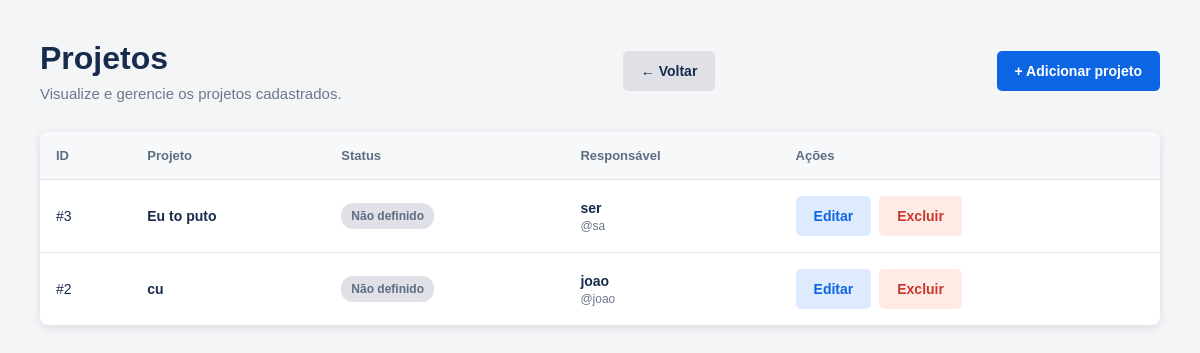
The page /Visualizar/projetos.php on the database its author committed.
### tables this page shows
CREATE TABLE `projetos` (
  `id_projeto` int(11) NOT NULL,
  `nome_projeto` varchar(100) DEFAULT NULL,
  `status_projeto` enum('Pendente','Em Andamento','Concluido') DEFAULT 'Pendente',
  `responsavel_id` int(11) DEFAULT NULL,
  `data_criacao` datetime DEFAULT current_timestamp(),
  `data_entrega` date DEFAULT NULL
);

CREATE TABLE `usuarios` (
  `id_usuario` int(11) NOT NULL,
  `nome_usuario` varchar(100) NOT NULL,
  `user_usuario` varchar(50) NOT NULL,
  `senha_usuario` varchar(255) NOT NULL,
  `ocupacao` int(1) NOT NULL DEFAULT 3,
  `empresa_cod` int(11) DEFAULT NULL,
  `equipe_id` int(11) DEFAULT NULL,
  `data_cadastro` datetime DEFAULT current_timestamp()
);

### Visualizar/projetos.php (the view, shortened to what this page needs)
<?php
require_once __DIR__ . '/../config/conexao.php';
$sql = "
    SELECT
        p.id_projeto,
        p.nome_projeto,
        p.status_projeto,
        p.responsavel_id,
        u.nome_usuario,
        u.user_usuario
    FROM projetos p
    LEFT JOIN responsavel r
        ON p.responsavel_id = r.responsavel_id
    LEFT JOIN usuarios u
        ON r.usuario_id = u.id_usuario
    ORDER BY p.id_projeto DESC
";
$stmt = $pdo->prepare($sql);
$stmt->execute();
$projetos = $stmt->fetchAll(PDO::FETCH_ASSOC);
function nomeStatus($status)
{
    switch ((int) $status) {
        default:
            return 'Não definido';
    }
}
function classeStatus($status)
{
    switch ((int) $status) {
        default:
            return 'status-desconhecido';
    }
}
?>
<!DOCTYPE html>
<html lang="pt-BR">
<head>
    <link
        rel="stylesheet"
        href="../assets/css/projetos.css"
    >
</head>
<body>
<main class="container">
    <header class="page-header">
        <div>
            <h1>Projetos</h1>
            <p>
                Visualize e gerencie os projetos cadastrados.
            </p>
        </div>
                    <a
                href="../dashboard.php"
                class="btn btn-secondary"
            >
                ← Voltar
            </a>
        <a
            href="../adicionar/projetos.php"
            class="btn btn-primary"
        >
            + Adicionar projeto
        </a>
    </header>
    <section class="table-container">
        <?php if (count($projetos) > 0): ?>
            <table>
                <thead>
                    <tr>
                        <th>ID</th>
                        <th>Projeto</th>
                        <th>Status</th>
                        <th>Responsável</th>
                        <th>Ações</th>
                    </tr>
                </thead>
                <tbody>
                    <?php foreach ($projetos as $projeto): ?>
                        <tr>
                            <td>
                                #<?= htmlspecialchars(
                                    $projeto['id_projeto']
                                ) ?>
                            </td>
                            <td>
                                <strong>
                                    <?= htmlspecialchars(
                                        $projeto['nome_projeto']
                                        ?? 'Sem nome'
                                    ) ?>
                                </strong>
                            </td>
                            <td>
                                <span
                                    class="status
                                    <?= classeStatus(
                                        $projeto['status_projeto']
                                    ) ?>"
                                >
                                    <?= htmlspecialchars(
                                        nomeStatus(
                                            $projeto['status_projeto']
                                        )
                                    ) ?>
                                </span>
                            </td>
                            <td>
                                <?php if (!empty($projeto['nome_usuario'])): ?>
                                    <div class="responsavel">
                                        <strong>
                                            <?= htmlspecialchars(
                                                $projeto['nome_usuario']
                                            ) ?>
                                        </strong>
                                        <?php if (!empty($projeto['user_usuario'])): ?>
                                            <small>
                                                @<?= htmlspecialchars(
                                                    $projeto['user_usuario']
                                                ) ?>
                                            </small>
                                        <?php endif; ?>
                                    </div>
                                <?php else: ?>
                                    <span class="empty">
                                        Sem responsável
                                    </span>
                                <?php endif; ?>
                            </td>
                            <td>
                                <div class="actions">
                                    <a
                                        href="../editar/projetos.php?id=<?= $projeto['id_projeto'] ?>"
                                        class="btn btn-edit"
                                    >
                                        Editar
                                    </a>
                                    <a
                                        href="../excluir/projetos.php?id=<?= $projeto['id_projeto'] ?>"
                                        class="btn btn-delete"
                                    >
                                        Excluir
                                    </a>
                                </div>
                            </td>
                        </tr>
                    <?php endforeach; ?>
                </tbody>
            </table>
        <?php endif; ?>
    </section>
</main>
</body>
</html>

### assets/css/projetos.css (style rules this page uses)
* { margin: 0; padding: 0; box-sizing: border-box; }
body { font-family: Arial, Helvetica, sans-serif; background: #f4f5f7; color: #172b4d; }
a { text-decoration: none; }
.container { width: 100%; max-width: 1400px; margin: 0 auto; padding: 40px; }
.page-header { display: flex; align-items: center; justify-content: space-between; gap: 20px; margin-bottom: 30px; }
.page-header h1 { font-size: 32px; margin-bottom: 8px; }
.page-header p { color: #6b778c; font-size: 15px; }
.btn { display: inline-flex; align-items: center; justify-content: center; min-height: 40px; padding: 0 18px; border: none; border-radius: 5px; font-size: 14px; font-weight: 600; cursor: pointer; transition: 0.2s ease; }
.btn-primary { background: #0c66e4; color: white; }
.btn-secondary { background: #dfe1e6; color: #172b4d; }
.btn-edit { background: #deebff; color: #0c66e4; }
.btn-delete { background: #ffebe6; color: #c9372c; }
.table-container { width: 100%; background: white; border-radius: 8px; box-shadow: 0 2px 8px rgba(9, 30, 66, 0.12); overflow-x: auto; }
table { width: 100%; min-width: 900px; border-collapse: collapse; }
thead { background: #f7f8f9; }
th { padding: 16px; text-align: left; color: #5e6c84; font-size: 13px; font-weight: 700; border-bottom: 1px solid #dfe1e6; }
td { padding: 16px; font-size: 14px; border-bottom: 1px solid #ebecf0; }
tbody tr:last-child td { border-bottom: none; }
.status { display: inline-block; padding: 6px 10px; border-radius: 12px; font-size: 12px; font-weight: 600; }
.status-desconhecido { background: #dfe1e6; color: #5e6c84; }
.responsavel { display: flex; flex-direction: column; gap: 3px; }
.responsavel small { color: #6b778c; font-size: 12px; }
.actions { display: flex; gap: 8px; }

### rows shown on the page
projetos: id_projeto "3", nome_projeto "Eu to puto", status_projeto "Não definido", usuarios.nome_usuario "ser", usuarios.user_usuario "sa"
projetos: id_projeto "2", nome_projeto "cu", status_projeto "Não definido", usuarios.nome_usuario "joao", usuarios.user_usuario "joao"
